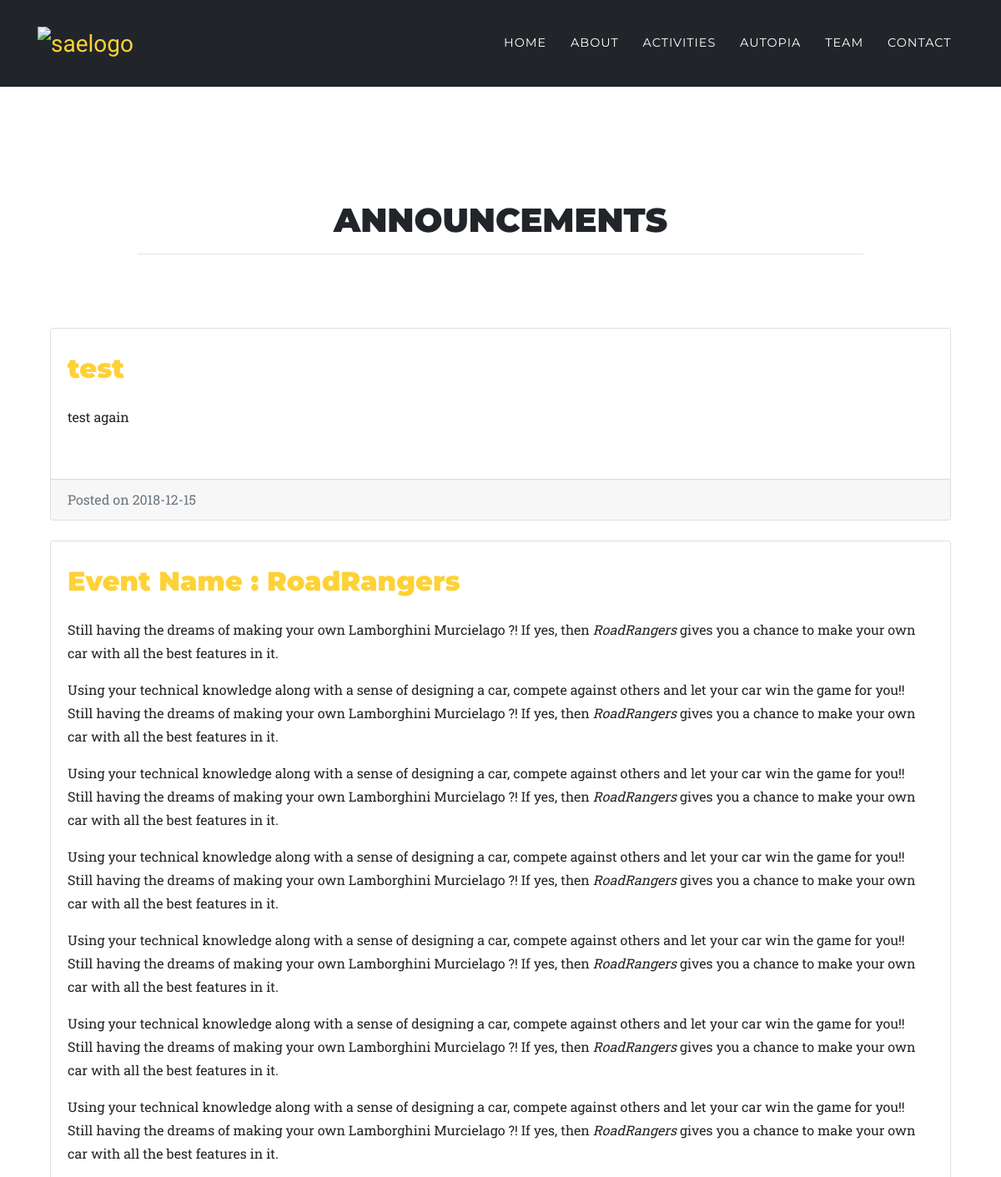
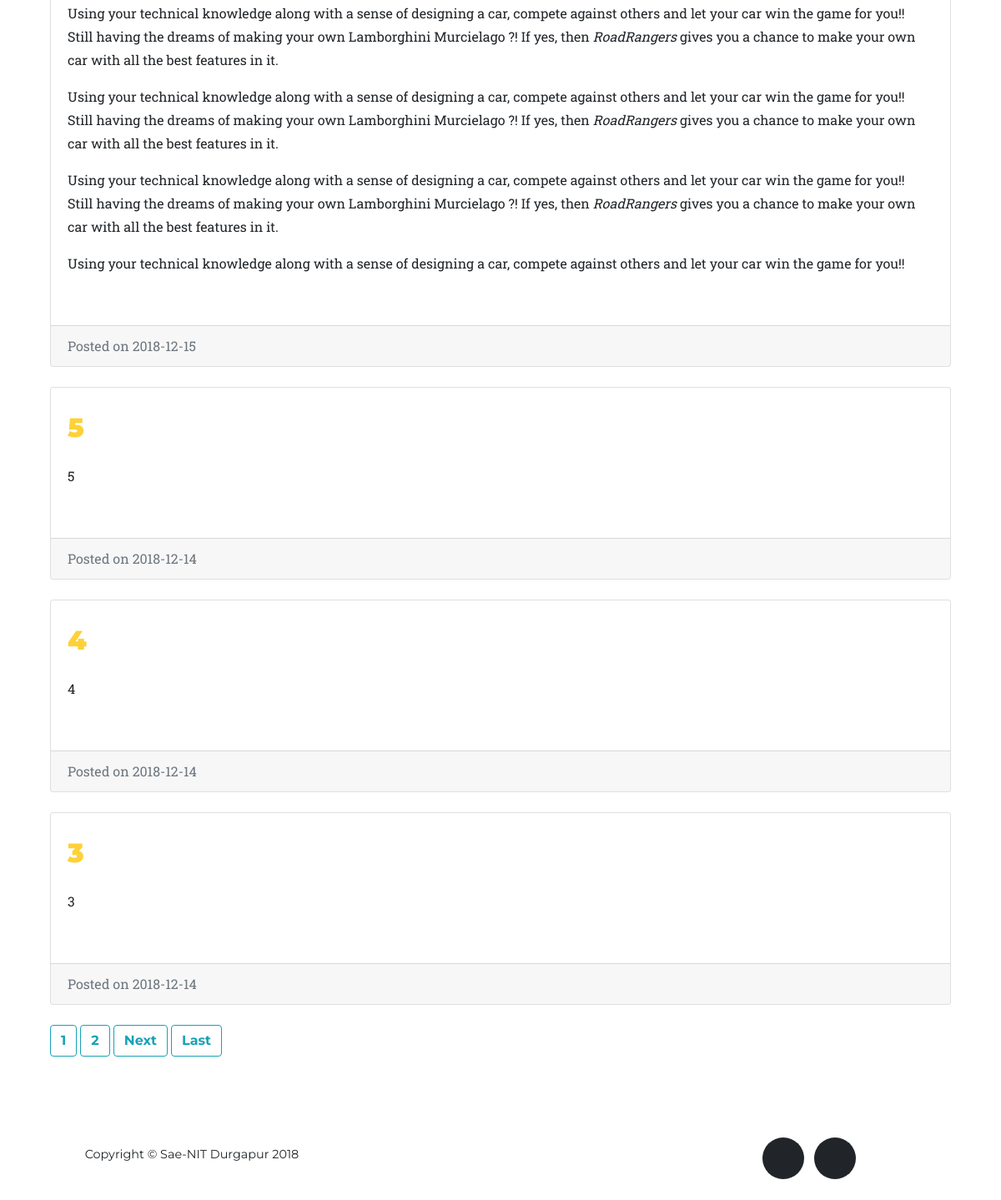
Page /announcements/ on the committed database (2 pictures, top to bottom).
### announcements/models.py (models this page shows, shortened)
class Post(models.Model):
    title = models.CharField(max_length=150)
    body = models.TextField()
    date = models.DateTimeField()
    image = models.FileField(upload_to='post_image', blank=True, null=True)

### announcements/views.py (the view)
# urls.py: path('',views.announcements_list,name='announcements'),
def announcements_list(request):
    post_list = Post.objects.all().order_by("-date")
    paginator = Paginator(post_list,5)
    page = request.GET.get('page')
    posts = paginator.get_page(page)
    return render(request, 'announcements/announcements.html', {'posts':posts})

### announcements/templates/announcements/announcements.html (shortened to what this page needs)
{% extends "announcements/header.html" %}
{% block content %}
	{% load static %}
	<br>
	<br>
	<br>
	<br>
	<br>
    <div class="container">
			<div class="container">
				<div>
				<br>
				<br>
				<br>
				<br>
				<br>
				</div>
      <div class="container my-auto">
        <div class="row">
          <div class="col-lg-10 mx-auto">
            <h1 class="text-uppercase">
              <strong><center>Announcements</center></strong>
            </h1>
            <hr>
          </div>
          <div class="col-lg-8 mx-auto">
				<br>
          </div>
        </div>
      </div>
		  {% for post in posts %}
          <div class="card mb-4">
            <div class="card-body">
              <h2 class="card-title"><a href="/announcements/{{post.id}}"><strong> {{post.title|safe|linebreaks}} </strong></a></h2>
              <p class="card-text"> {{post.body|safe|linebreaks}} </p>
			  <br>
            </div>
            <div class="card-footer text-muted">
              Posted on {{post.date|date:"Y-m-d"}}
            </div>
          </div>
		  {% endfor %}
		<div class="pagination">
		  <span class="step-links">
			{% for num in posts.paginator.page_range %}
				{% if posts.number == num %}
				 <span class="current">
				  <a class="btn btn-outline-info mb-4" href="?page={{num}}">{{num}}</a>
				 </span>
				{% elif num > posts.number|add:'-3' and num < posts.number|add:'3' %}
				  <a class="btn btn-outline-info mb-4" href="?page={{num}}">{{num}}</a>
				{% endif %}
			{% endfor %}
			{% if posts.has_next %}
				<a class="btn btn-outline-info mb-4" href="?page={{posts.next_page_number}}">Next</a>
				<a class="btn btn-outline-info mb-4" href="?page={{posts.paginator.num_pages}}">Last</a>
			{% endif %}
		  </span>
		</div>
    </div>
	<br>
{% endblock %}

### announcements/templates/announcements/header.html (shortened to what this page needs)
<!DOCTYPE html>
<html lang="en">
  <head>
	{% load static %}
    <link href="{% static 'announcements/vendor/bootstrap/css/bootstrap.min.css' %}" rel="stylesheet">
    <link href="{% static 'announcements/vendor/fontawesome-free/css/all.min.css' %}" rel="stylesheet" type="text/css">
    <link href="{% static 'announcements/css/agency.css' %}" rel="stylesheet">
  </head>
  <body id="home">
    <nav class="navbar navbar-expand-lg navbar-dark fixed-top" id="mainNav">
      <div class="container">
        <a class="navbar-brand js-scroll-trigger" href="/"><img src="{% static 'index/img/saelogo.png' %}" width="90px" height="70px" alt="saelogo" /></a>
        <div class="collapse navbar-collapse" id="navbarResponsive">
          <ul class="navbar-nav text-uppercase ml-auto">
            <li class="nav-item">
              <a class="nav-link js-scroll-trigger" href="/#home">Home</a>
            </li>
			<li class="nav-item">
              <a class="nav-link js-scroll-trigger" href="/#about">About</a>
            </li>
            <li class="nav-item">
              <a class="nav-link js-scroll-trigger" href="/#activities">Activities</a>
            </li>
            <li class="nav-item">
              <a class="nav-link js-scroll-trigger" href="/#autopia">Autopia</a>
            </li>
            <li class="nav-item">
              <a class="nav-link js-scroll-trigger" href="/#team">Team</a>
            </li>
            <li class="nav-item">
              <a class="nav-link js-scroll-trigger" href="/#contact">Contact</a>
            </li>
          </ul>
        </div>
      </div>
    </nav>
	{% block content %}
	{% endblock %}
	<br>
  <footer>
<div class="container">
<div class="row">
  <div class="col-md-4">
    <span class="copyright">Copyright &copy; Sae-NIT Durgapur 2018</span>
  </div>
  <div class="col-md-4">
  </div>
<div class="col-md-4">
    <ul class="list-inline social-buttons">
      <li class="list-inline-item">
        <a href="https://www.facebook.com/SAENITD/">
          <i class="fab fa-facebook-f"></i>
        </a>
      </li>
       <li class="list-inline-item">
        <a href="mailto:sae.nitdgp1@gmail.com">
          <i class="fas fa-envelope"></i>
        </a>
      </li>
    </ul>
  </div>
</div>
</div>
</footer>
  </body>
</html>

### announcements/static/announcements/css/agency.css (style rules this page uses)
body { overflow-x: hidden; font-family: 'Roboto Slab', -apple-system, BlinkMacSystemFont, 'Segoe UI', Roboto, 'Helvetica Neue', Arial, sans-serif, 'Apple Color Emoji', 'Segoe UI Emoji', 'Segoe UI Symbol', 'Noto Color Emoji'; }
p { line-height: 1.75; }
a { color: #fed136; }
h1, h2, h3, h4, h5, h6 { font-weight: 700; font-family: 'Montserrat', -apple-system, BlinkMacSystemFont, 'Segoe UI', Roboto, 'Helvetica Neue', Arial, sans-serif, 'Apple Color Emoji', 'Segoe UI Emoji', 'Segoe UI Symbol', 'Noto Color Emoji'; }
.btn { font-family: 'Montserrat', -apple-system, BlinkMacSystemFont, 'Segoe UI', Roboto, 'Helvetica Neue', Arial, sans-serif, 'Apple Color Emoji', 'Segoe UI Emoji', 'Segoe UI Symbol', 'Noto Color Emoji'; font-weight: 700; }
#mainNav { background-color: #212529; padding-bottom: 0; }
#mainNav .navbar-brand { color: #fed136; font-family: 'Kaushan Script', -apple-system, BlinkMacSystemFont, 'Segoe UI', Roboto, 'Helvetica Neue', Arial, sans-serif, 'Apple Color Emoji', 'Segoe UI Emoji', 'Segoe UI Symbol', 'Noto Color Emoji'; }
#mainNav .navbar-nav .nav-item .nav-link { font-size: 90%; font-weight: 400; padding: 0.75em 0; letter-spacing: 1px; color: white; font-family: 'Montserrat', -apple-system, BlinkMacSystemFont, 'Segoe UI', Roboto, 'Helvetica Neue', Arial, sans-serif, 'Apple Color Emoji', 'Segoe UI Emoji', 'Segoe UI Symbol', 'Noto Color Emoji'; }
@media (min-width: 992px) { #mainNav { padding-top: 25px; padding-bottom: 25px; -webkit-transition: padding-top 0.3s, padding-bottom 0.3s; transition: padding-top 0.3s, padding-bottom 0.3s; border: none; } }
@media (min-width: 992px) { #mainNav .navbar-brand { font-size: 1.75em; -webkit-transition: all 0.3s; transition: all 0.3s; } }
@media (min-width: 992px) { #mainNav .navbar-nav .nav-item .nav-link { padding: 1.1em 1em !important; } }
footer { padding: 25px 0; text-align: center; }
footer span.copyright { font-size: 90%; line-height: 40px; text-transform: none; font-family: 'Montserrat', -apple-system, BlinkMacSystemFont, 'Segoe UI', Roboto, 'Helvetica Neue', Arial, sans-serif, 'Apple Color Emoji', 'Segoe UI Emoji', 'Segoe UI Symbol', 'Noto Color Emoji'; }
ul.social-buttons { margin-bottom: 0; }
ul.social-buttons li a { font-size: 20px; line-height: 50px; display: block; width: 50px; height: 50px; -webkit-transition: all 0.3s; transition: all 0.3s; color: white; border-radius: 100%; outline: none; background-color: #212529; }

### rows in the picture
Post: title "test", body "test again", date "2018-12-15"
Post: title "Event Name : RoadRangers", body "Still having the dreams of making your own Lamborghini Murcielago ?! If yes, then RoadRangers gives you a chance to make your own car with all the best features in it. Using your technical knowledge along with a sense of designing a car, compete against others and let your car win the game for you!! Still having the dreams of making your own Lamborghini Murcielago ?! If yes, then RoadRangers gives you a chance to make your own car with all the best features in it. Using your technical knowledge along with a sense of designing a car, compete against others and let your car win the game for you!! Still having the dreams of making your own Lamborghini Murcielago ?! If yes, then RoadRangers…", date "2018-12-15"
Post: title "5", body "5", date "2018-12-14"
Post: title "4", body "4", date "2018-12-14"
Post: title "3", body "3", date "2018-12-14"

### other values in the picture
{{ num }} "1"
{{ num }} "2"
